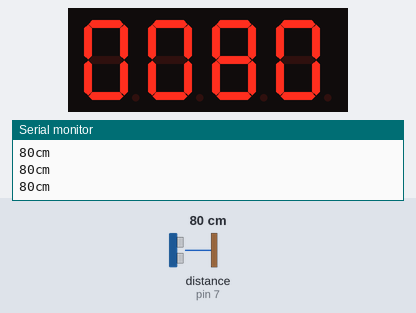
Simulated run of this sketch. Board: Arduino Uno, built with avr-gcc and run on an emulated ATmega328P. Shown: 4-digit seven-segment display, the last lines printed to the serial monitor. Wiring (inferred from the names in the program): ultrasonic range finder: trigger pin 8; echo pin 7. The test bench sets the inputs (shaded band); at power-on: distance to the obstacle (sensor on pin 7) 80 cm. The echo pulse lasts 58.3 µs per cm.

Above: at 1.2 s.
1.3 s: distance to the obstacle (sensor on pin 7) set to 2 cm
At 2.4 s:
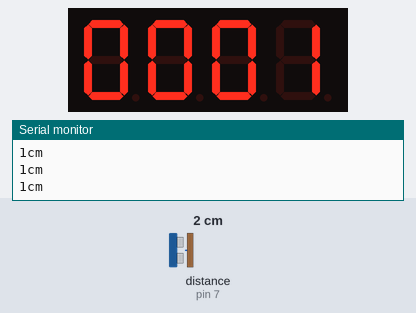
3.0 s: distance to the obstacle (sensor on pin 7) set to 4 cm
At 4.6 s:
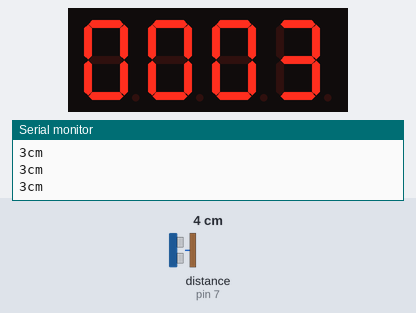
4.8 s: distance to the obstacle (sensor on pin 7) set to 9 cm
At 6.3 s:
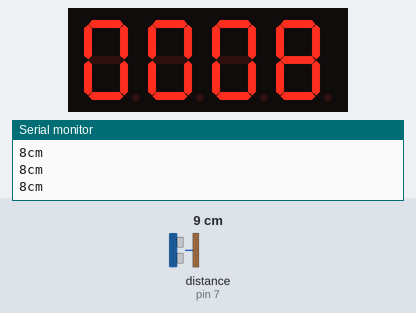
6.5 s: distance to the obstacle (sensor on pin 7) set to 35 cm
At 7.8 s:
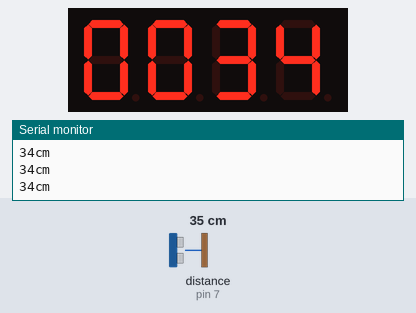
Timing chart, 0 to 9.0 s (numbered marks = the images above; inputs shaded):
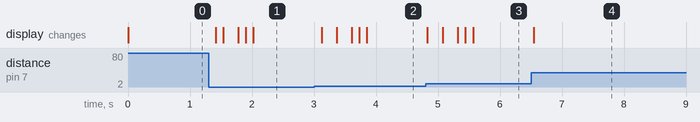

Measured:
- after the input at 1.3 s, the display: changes after 0.11 s (image 1)
- after the input at 3.0 s, the display: changes after 0.12 s (image 2)
- after the input at 4.8 s, the display: changes at once (image 3)
- after the input at 6.5 s, the display: changes after 0.05 s (image 4)

The sketch:

neibc_tm1637disp_sonic.ino
```cpp
#include <TM1637Display.h>

// Module connection pins (Digital Pins)
#define CLK 3
#define DIO 4

TM1637Display display(CLK, DIO);
const int trigPin = 8;    //Trig 핀 할당
const int echoPin = 7;    //Echo 핀 할당

void setup()
{
  Serial.begin(9600);
  pinMode(trigPin, OUTPUT);
  pinMode(echoPin, INPUT);
}

void loop()
{
  long duration, cm=9999;

  display.setBrightness(0x0f);
  digitalWrite(trigPin, LOW);
  delayMicroseconds(2);
  digitalWrite(trigPin, HIGH);
  delayMicroseconds(5);
  digitalWrite(trigPin, LOW);

  duration = pulseIn(echoPin, HIGH);

  cm = duration / 29 / 2;
  Serial.print(cm);
  Serial.print("cm");
  Serial.println();

  display.showNumberDec(cm, true);
  delay(100);
}
```
